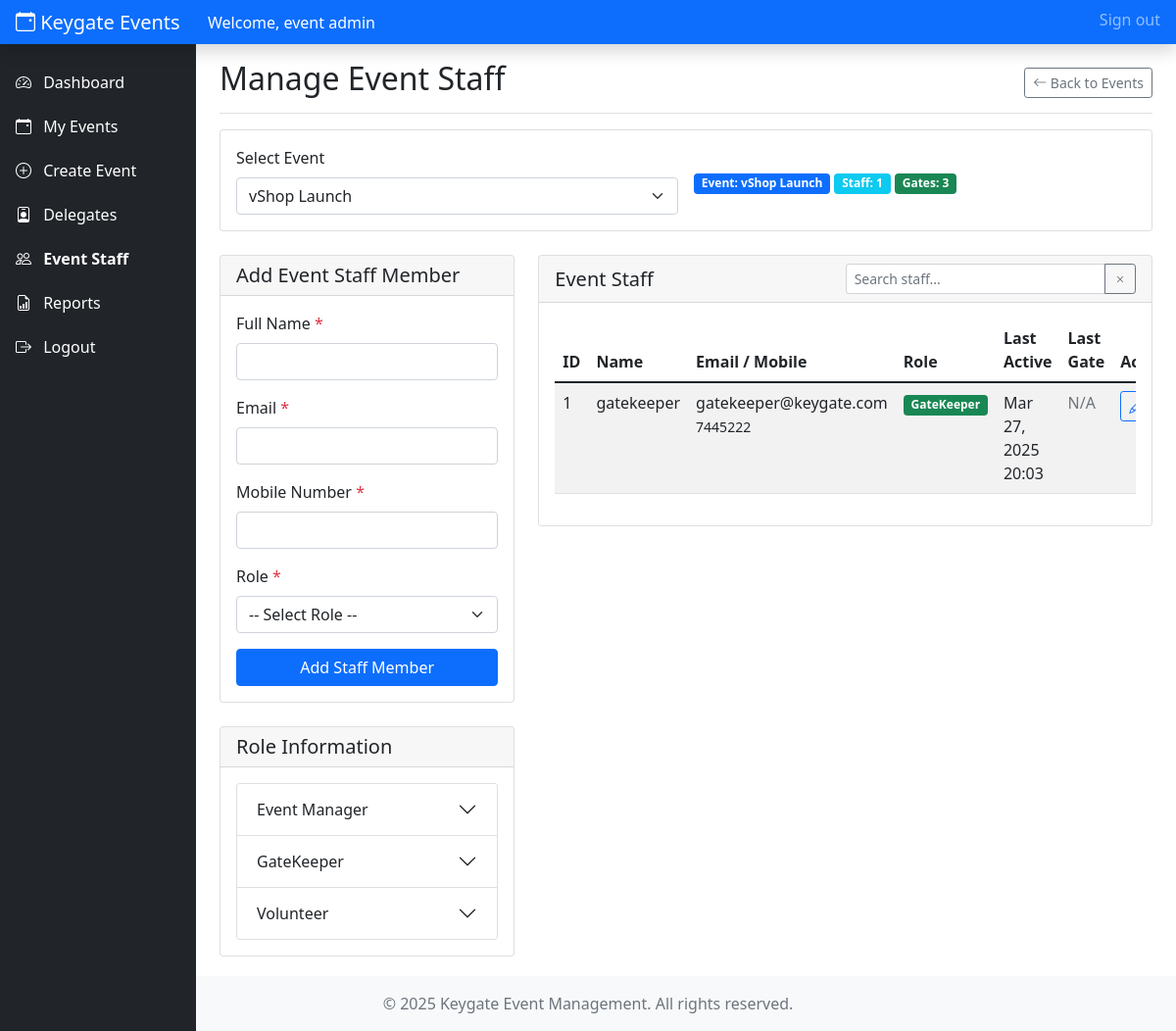
Page /event_admin/event_users.php (signed in) on the committed database.
### tables this page shows
CREATE TABLE `events` (
  `id` int NOT NULL,
  `event_name` varchar(255) NOT NULL,
  `event_organiser` varchar(255) NOT NULL,
  `event_venue` text NOT NULL,
  `access_gates_required` int NOT NULL,
  `created_by` int NOT NULL,
  `status` enum('Active','Completed','Cancelled','Scheduled','Pending Approval') DEFAULT 'Pending Approval',
  `approved_by` int DEFAULT NULL,
  `created_at` timestamp NULL DEFAULT CURRENT_TIMESTAMP,
  `updated_at` timestamp NULL DEFAULT CURRENT_TIMESTAMP ON UPDATE CURRENT_TIMESTAMP
);

CREATE TABLE `event_user_roles` (
  `id` int NOT NULL,
  `role_name` enum('Event Manager','GateKeeper','Volunteer') NOT NULL,
  `description` text,
  `created_at` timestamp NULL DEFAULT CURRENT_TIMESTAMP
);

CREATE TABLE `event_users` (
  `id` int NOT NULL,
  `name` varchar(100) NOT NULL,
  `mobile` varchar(20) NOT NULL,
  `email` varchar(100) NOT NULL,
  `password` varchar(255) NOT NULL,
  `event_id` int NOT NULL,
  `role_id` int NOT NULL,
  `approved_by` int DEFAULT NULL,
  `last_active` timestamp NULL DEFAULT NULL,
  `last_active_gate` int DEFAULT NULL,
  `created_at` timestamp NULL DEFAULT CURRENT_TIMESTAMP,
  `updated_at` timestamp NULL DEFAULT CURRENT_TIMESTAMP ON UPDATE CURRENT_TIMESTAMP
);

### event_admin/event_users.php (the view, shortened to what the rows shown need)
<?php
require_once '../includes/config.php';
require_once '../includes/event_admin_functions.php';
$user_events = get_event_admin_events($_SESSION['user_id']);
$active_events = array_filter($user_events, function($event) {
    return $event['status'] == 'Active';
});
$selected_event_id = 0;
if (isset($_GET['event_id']) && !empty($_GET['event_id'])) {
    $selected_event_id = (int)$_GET['event_id'];
} elseif (!empty($active_events)) {
    $selected_event_id = $active_events[array_key_first($active_events)]['id'];
}
$event = null;
$gates = [];
$event_users = [];
if ($selected_event_id > 0) {
    $event_details = get_event_details($selected_event_id, $_SESSION['user_id']);
    if ($event_details['success']) {
        $event = $event_details['event'];
        $gates = $event['gates'];
        $event_users_result = get_event_users($selected_event_id, $_SESSION['user_id']);
        if ($event_users_result['success']) {
            $event_users = $event_users_result['event_users'];
        }
    }
}
$conn = db_connect();
$roles_query = "SELECT * FROM event_user_roles ORDER BY id ASC";
$roles_result = $conn->query($roles_query);
$roles = [];
if ($roles_result->num_rows > 0) {
    while ($row = $roles_result->fetch_assoc()) {
        $roles[] = $row;
    }
}
include '../includes/event_admin_header.php';
?>
<div class="container-fluid">
    <div class="row">
        <main class="col-md-9 ms-sm-auto col-lg-10 px-md-4">
            <div class="d-flex justify-content-between flex-wrap flex-md-nowrap align-items-center pt-3 pb-2 mb-3 border-bottom">
                <h1 class="h2">Manage Event Staff</h1>
            </div>
            <div class="card mb-4">
                <div class="card-body">
                    <form method="get" class="row g-3">
                        <?php if ($event): ?>
                            <div class="col-md-6">
                                <div class="mt-4">
                                    <span class="badge bg-primary">Event: <?php echo htmlspecialchars($event['event_name']); ?></span>
                                    <span class="badge bg-info">Staff: <?php echo count($event_users); ?></span>
                                    <span class="badge bg-success">Gates: <?php echo count($gates); ?></span>
                                </div>
                            </div>
                        <?php endif; ?>
                    </form>
                </div>
            </div>
            <?php if (empty($active_events)): ?>
                <div class="alert alert-warning">
                    <h5>No Active Events Found</h5>
                    <p>You don't have any active events. Staff can only be added to active events.</p>
                    <p><a href="events.php" class="btn btn-primary btn-sm">View My Events</a> or <a href="create_event.php" class="btn btn-success btn-sm">Create New Event</a></p>
                </div>
            <?php else: ?>
                <div class="row">
                    <div class="col-md-4">
                        <div class="card mt-4">
                            <div class="card-body">
                                <div class="accordion" id="roleAccordion">
                                    <?php foreach ($roles as $role): ?>
                                        <div class="accordion-item">
                                            <h2 class="accordion-header" id="heading<?php echo $role['id']; ?>">
                                                <button class="accordion-button collapsed" type="button" data-bs-toggle="collapse" data-bs-target="#collapse<?php echo $role['id']; ?>" aria-expanded="false" aria-controls="collapse<?php echo $role['id']; ?>">
                                                    <?php echo htmlspecialchars($role['role_name']); ?>
                                                </button>
                                            </h2>
                                        </div>
                                    <?php endforeach; ?>
                                </div>
                            </div>
                        </div>
                    </div>
                    <div class="col-md-8">
                        <div class="card">
                            <div class="card-body">
                                <?php if (empty($event_users)): ?>
                                    <div class="alert alert-info">
                                        <p>No staff members found for this event. Use the form to add staff members.</p>
                                    </div>
                                <?php else: ?>
                                    <div class="table-responsive">
                                        <table class="table table-striped table-hover" id="staffTable">
                                            <thead>
                                                <tr>
                                                    <th>ID</th>
                                                    <th>Name</th>
                                                    <th>Email / Mobile</th>
                                                    <th>Role</th>
                                                    <th>Last Active</th>
                                                    <th>Last Gate</th>
                                                    <th>Actions</th>
                                                </tr>
                                            </thead>
                                            <tbody>
                                                <?php foreach ($event_users as $user): ?>
                                                    <tr>
                                                        <td><?php echo $user['id']; ?></td>
                                                        <td><?php echo htmlspecialchars($user['name']); ?></td>
                                                        <td>
                                                            <?php echo htmlspecialchars($user['email']); ?><br>
                                                            <small><?php echo htmlspecialchars($user['mobile']); ?></small>
                                                        </td>
                                                        <td>
                                                            <span class="badge bg-<?php
                                                                if ($user['role_name'] == 'Event Manager') echo 'primary';
                                                                elseif ($user['role_name'] == 'GateKeeper') echo 'success';
                                                                else echo 'info';
                                                            ?>">
                                                                <?php echo htmlspecialchars($user['role_name']); ?>
                                                            </span>
                                                        </td>
                                                        <td>
                                                            <?php if ($user['last_active']): ?>
                                                                <?php echo date('M d, Y H:i', strtotime($user['last_active'])); ?>
                                                            <?php else: ?>
                                                                <span class="text-muted">Never</span>
                                                            <?php endif; ?>
                                                        </td>
                                                        <td>
                                                            <?php if ($user['last_active_gate']): ?>
                                                                <?php echo htmlspecialchars($user['last_active_gate_name']); ?>
                                                            <?php else: ?>
                                                                <span class="text-muted">N/A</span>
                                                            <?php endif; ?>
                                                        </td>
                                                        <td>
                                                            <div class="btn-group">
                                                                <a href="edit_event_user.php?id=<?php echo $user['id']; ?>&event_id=<?php echo $selected_event_id; ?>" class="btn btn-sm btn-outline-primary">
                                                                    <i class="bi bi-pencil"></i>
                                                                </a>
                                                            </div>
                                                        </td>
                                                    </tr>
                                                <?php endforeach; ?>
                                            </tbody>
                                        </table>
                                    </div>
                                <?php endif; ?>
                            </div>
                        </div>
                    </div>
                </div>
            <?php endif; ?>
        </main>
    </div>
</div>
<?php
include '../includes/event_admin_footer.php';
?>

### rows in the picture
events: event_name "vShop Launch"
event_user_roles: role_name "Event Manager"
event_user_roles: role_name "GateKeeper"
event_user_roles: role_name "Volunteer"
event_users: id "1", name "gatekeeper", email "gatekeeper@keygate.com", mobile "7445222", role_name "GateKeeper", last_active "Mar 27, 2025 20:03", shows "N/A"

### other values in the picture
$_SESSION['user_name'] "event admin"
count($event_users) "1"
count($gates) "3"
form field event_id "vShop Launch"
